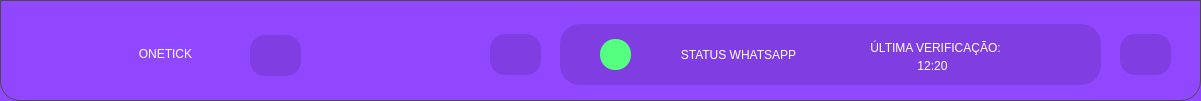
     <widget class="QWidget" name="widgetTab" native="true">
      <property name="geometry">
       <rect>
        <x>-10</x>
        <y>0</y>
        <width>1201</width>
        <height>101</height>
       </rect>
      </property>
      <property name="styleSheet">
       <string notr="true">background-color:  rgb(145, 70, 255);
border: 1px solid #4a4a4a;

border-bottom-right-radius: 20%;
border-bottom-left-radius: 20%;

</string>
      </property>
      <widget class="QLabel" name="label_79">
       <property name="geometry">
        <rect>
         <x>20</x>
         <y>20</y>
         <width>101</width>
         <height>101</height>
        </rect>
       </property>
       <property name="styleSheet">
        <string notr="true">image: url(:/pics/OneTickLogoQT2.png);
border:none;
background:none;</string>
       </property>
       <property name="text">
        <string/>
       </property>
      </widget>
      <widget class="QWidget" name="widgetAddVariaveis_17" native="true">
       <property name="geometry">
        <rect>
         <x>560</x>
         <y>24</y>
         <width>541</width>
         <height>61</height>
        </rect>
       </property>
       <property name="styleSheet">
        <string notr="true">background-color: rgb(128, 62, 226);
border:none;
border-radius:20%
</string>
       </property>
       <widget class="QWidget" name="widgetStatusWhatsapp_4" native="true">
        <property name="geometry">
         <rect>
          <x>40</x>
          <y>15</y>
          <width>31</width>
          <height>31</height>
         </rect>
        </property>
        <property name="styleSheet">
         <string notr="true">background-color:rgb(85, 255, 127);
border-radius:15%
</string>
        </property>
       </widget>
       <widget class="QLabel" name="label_80">
        <property name="geometry">
         <rect>
          <x>78</x>
          <y>10</y>
          <width>201</width>
          <height>41</height>
         </rect>
        </property>
        <property name="styleSheet">
         <string notr="true">font: 87 10pt &quot;Arial Black&quot;;
color: rgb(255, 255, 255);
background:none;</string>
        </property>
        <property name="text">
         <string>STATUS WHATSAPP</string>
        </property>
        <property name="alignment">
         <set>Qt::AlignCenter</set>
        </property>
       </widget>
       <widget class="QLabel" name="label_81">
        <property name="geometry">
         <rect>
          <x>295</x>
          <y>13</y>
          <width>161</width>
          <height>21</height>
         </rect>
        </property>
        <property name="styleSheet">
         <string notr="true">font: 87 7pt &quot;Arial Black&quot;;
color: rgb(255, 255, 255);
background:none;</string>
        </property>
        <property name="text">
         <string>ÚLTIMA VERIFICAÇÃO:</string>
        </property>
        <property name="alignment">
         <set>Qt::AlignCenter</set>
        </property>
       </widget>
       <widget class="QLabel" name="textoUltimaVerificacao_4">
        <property name="geometry">
         <rect>
          <x>302</x>
          <y>31</y>
          <width>141</width>
          <height>21</height>
         </rect>
        </property>
        <property name="styleSheet">
         <string notr="true">font: 87 7pt &quot;Arial Black&quot;;
color: rgb(255, 255, 255);
background:none;</string>
        </property>
        <property name="text">
         <string>12:20</string>
        </property>
        <property name="alignment">
         <set>Qt::AlignCenter</set>
        </property>
       </widget>
      </widget>
      <widget class="QPushButton" name="botaoAtualizar_4">
       <property name="geometry">
        <rect>
         <x>490</x>
         <y>34</y>
         <width>51</width>
         <height>41</height>
        </rect>
       </property>
       <property name="styleSheet">
        <string notr="true">
QPushButton{
	
	
	image: url(:/pics/24x24/cil-reload.png);
	
	background-color: rgb(128, 62, 226);
	border:none;
	border-radius:15%;
	padding: 5px;
	color:white;
	font:87 23pt &quot;Arial Black&quot;;
	color: rgb(0, 170, 0);
}

QPushButton:hover {

background-color: ;
	background-color: rgb(137, 66, 243);
borderr-radius: 10px rgb(70, 70, 70);
}
QPushButton:pressed {

background-color: rgbrgb(170, 0, 255);
color: rgb(255, 255, 255);

}</string>
       </property>
       <property name="text">
        <string/>
       </property>
      </widget>
      <widget class="QPushButton" name="botaoOpcoes_4">
       <property name="geometry">
        <rect>
         <x>250</x>
         <y>35</y>
         <width>51</width>
         <height>41</height>
        </rect>
       </property>
       <property name="styleSheet">
        <string notr="true">
QPushButton{
	
	
	;
	image: url(:/pics/24x24/cil-options.png);
	
	background-color: rgb(128, 62, 226);
	border:none;
	border-radius:15%;
	padding: 5px;
	color:white;
	font:87 23pt &quot;Arial Black&quot;;
	color: rgb(0, 170, 0);
}

QPushButton:hover {

background-color: ;
	background-color: rgb(137, 66, 243);
borderr-radius: 10px rgb(70, 70, 70);
}
QPushButton:pressed {

background-color: rgbrgb(170, 0, 255);
color: rgb(255, 255, 255);

}</string>
       </property>
       <property name="text">
        <string/>
       </property>
      </widget>
      <widget class="QLabel" name="label_82">
       <property name="geometry">
        <rect>
         <x>70</x>
         <y>33</y>
         <width>191</width>
         <height>41</height>
        </rect>
       </property>
       <property name="styleSheet">
        <string notr="true">font: 24pt &quot;Bahnschrift Condensed&quot;;
color: rgb(255, 255, 255);
background:none;
border:None;</string>
       </property>
       <property name="text">
        <string>ONETICK</string>
       </property>
       <property name="alignment">
        <set>Qt::AlignCenter</set>
       </property>
      </widget>
      <widget class="QPushButton" name="botaoAtualizar_5">
       <property name="geometry">
        <rect>
         <x>1120</x>
         <y>34</y>
         <width>51</width>
         <height>41</height>
        </rect>
       </property>
       <property name="styleSheet">
        <string notr="true">
QPushButton{
	
	
	
	image: url(:/pics/20x20/cil-x-circle.png);
	
	background-color: rgb(128, 62, 226);
	border:none;
	border-radius:15%;
	padding: 5px;
	color:white;
	font:87 23pt &quot;Arial Black&quot;;
	color: rgb(0, 170, 0);
}

QPushButton:hover {

background-color: ;
	background-color: rgb(137, 66, 243);
borderr-radius: 10px rgb(70, 70, 70);
}
QPushButton:pressed {

background-color: rgbrgb(170, 0, 255);
color: rgb(255, 255, 255);

}</string>
       </property>
       <property name="text">
        <string/>
       </property>
      </widget>
     </widget>
